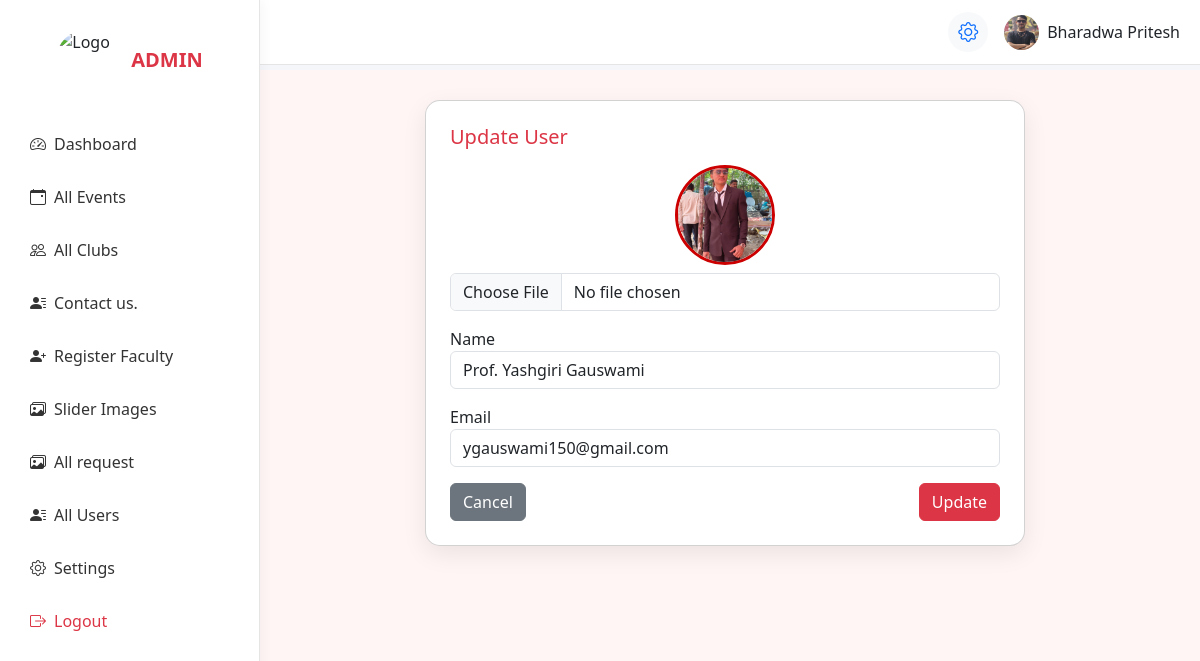
The app's page /Adminapp/update_user_form.php?id=7&type=faculty (signed in) with its own data.
### tables this page shows
CREATE TABLE `user` (
  `id` int NOT NULL,
  `clubimage` varchar(255) DEFAULT NULL,
  `fullname` varchar(100) DEFAULT NULL,
  `email` varchar(100) DEFAULT NULL,
  `department` varchar(100) DEFAULT NULL,
  `enrollment` varchar(100) DEFAULT NULL,
  `mobile` varchar(20) DEFAULT NULL,
  `password` varchar(100) DEFAULT NULL,
  `reset_token` varchar(255) DEFAULT NULL,
  `role` enum('admin','faculty','user') DEFAULT 'user'
);

CREATE TABLE `faculty_register` (
  `id` int NOT NULL,
  `image` varchar(255) DEFAULT NULL,
  `name` varchar(100) DEFAULT NULL,
  `email` varchar(100) DEFAULT NULL,
  `mobile` varchar(15) DEFAULT NULL,
  `department` varchar(100) DEFAULT NULL,
  `designation` varchar(100) DEFAULT NULL,
  `password` varchar(255) DEFAULT NULL,
  `role` enum('admin','faculty','user') DEFAULT 'faculty'
);

### Adminapp/update_user_form.php (the view, shortened to what this page needs)
<?php
include 'admin_header.php';
include '../database.php';
$id = $_GET['id'] ?? 0;
$type = $_GET['type'] ?? '';
if ($type == 'faculty') {
    $result = mysqli_query($con, "SELECT * FROM Faculty_register WHERE id='$id'");
} else {
    $result = mysqli_query($con, "SELECT * FROM User WHERE id='$id'");
}
$data = mysqli_fetch_assoc($result);
$current_image = ($type == 'faculty') ? $data['image'] : $data['clubimage'];
?>
<div class="content-wrapper">
    <div class="form-container">
        <div class="card p-4">
            <h5 class="text-danger mb-3">Update User</h5>
            <form method="POST" enctype="multipart/form-data">
                <div class="text-center mb-3">
                    <img src="../uploads/<?= $current_image ?: 'p2.webp'; ?>" class="profile-img" id="preview">
                    <input type="file" name="image" class="form-control mt-2" onchange="previewImage(event)">
                </div>
                <div class="mb-3">
                    <label>Name</label>
                    <input type="text" name="name" class="form-control"
                        value="<?= ($type == 'faculty') ? $data['name'] : $data['fullname']; ?>" required>
                </div>
                <div class="mb-3">
                    <label>Email</label>
                    <input type="email" name="email" class="form-control" value="<?= $data['email']; ?>" required>
                </div>
                <div class="d-flex justify-content-between">
                    <button type="button" onclick="goBack()" class="btn btn-secondary">Cancel</button>
                    <button type="submit" name="update" class="btn btn-danger">Update</button>
                </div>
            </form>
        </div>
    </div>
</div>

### Adminapp/admin_header.php (shortened to what this page needs)
<?php
include "../database.php";
$user_id = $_SESSION['user_id'];
$result = mysqli_query($con, "SELECT * FROM User WHERE id='$user_id'");
$user = mysqli_fetch_assoc($result);
?>
<!DOCTYPE html>
<html lang="en">
<head>
    <link href="https://cdn.jsdelivr.net/npm/bootstrap@5.3.2/dist/css/bootstrap.min.css" rel="stylesheet">
    <link href="https://cdn.jsdelivr.net/npm/bootstrap-icons@1.11.3/font/bootstrap-icons.css" rel="stylesheet">
    <link href="css/validation.css" rel="stylesheet">
</head>
<body>
    <div class="sidebar" id="sidebar">
        <div class="sidebar-brand">
            <img src="assets/images/logo.png" alt="Logo" class="logo-img">
            <span class="fw-bold text-danger fs-5">ADMIN</span>
        </div>
        <a href="admin_dashboard.php"><i class="bi bi-speedometer2 me-2"></i> Dashboard</a>
        <a href="all_events_page.php"><i class="bi bi-calendar-event me-2"></i> All Events</a>
        <a href="all_clubes_page.php"><i class="bi bi-people me-2"></i> All Clubs</a>
        <a href="contactus_page.php"><i class="bi bi-person-lines-fill me-2"></i> Contact us.</a>
        <a href="faculty_register.php"><i class="bi bi-person-plus-fill me-2"></i> Register Faculty</a>
        <a href="slider_image_page.php"><i class="bi bi-images me-2"></i> Slider Images</a>
        <a href="allrequest.php"><i class="bi bi-images me-2"></i> All request</a>
        <a href="all_users_page.php"><i class="bi bi-person-lines-fill me-2"></i> All Users</a>
        <a href="setting_page.php"><i class="bi bi-gear me-2"></i> Settings</a>
        <a href="Admin_logout.php" class="text-danger"><i class="bi bi-box-arrow-right me-2"></i> Logout</a>
    </div>
    <div class="topbar">
        <div class="d-flex align-items-center gap-3">
            <a href="setting_page.php" class="text-decoration-none">
                <div class="icon-btn">
                    <i class="bi bi-gear fs-5"></i>
                </div>
            </a>
            <div class="dropdown">
                <div class="d-flex align-items-center gap-2 cursor-pointer">
                    <a href="admin_profile.php">
                        <img src="<?php echo !empty($user['clubimage'])
                            ? '../uploads/' . $user['clubimage']
                            : 'assets/clubimage/profile.png'; ?>" class="rounded-circle" width="35"
                            height="35" style="object-fit: cover;" alt="Admin Avatar">
                    </a>
                    <span class="d-none d-md-inline">
                        <?php echo $user['fullname']; ?>
                    </span>
                </div>
            </div>
        </div>
    </div>
</body>
</html>

### Studentapp/css/validation.css (style rules this page uses)
.form-control, .form-select { transition: border-color 0.15s ease-in-out, box-shadow 0.15s ease-in-out; }

### Adminapp/admin_header.php (style rules this page uses)
body { background: #f4f6f9; font-family: 'Segoe UI', sans-serif; overflow-x: hidden; }
.sidebar { width: 260px; height: 100vh; position: fixed; top: 0; left: 0; background: #fff; border-right: 1px solid #e5e5e5; padding-top: 20px; transition: 0.3s ease; z-index: 1050; box-shadow: 4px 0 10px rgba(0, 0, 0, 0.03); }
.sidebar-brand { display: flex; align-items: center; justify-content: center; gap: 15px; padding: 10px; margin-bottom: 20px; }
.logo-img { width: 60px; height: 60px; object-fit: cover; border-radius: 50%; transition: 0.3s ease; }
.sidebar a { display: flex; align-items: center; padding: 12px 20px; margin: 5px 10px; text-decoration: none; color: #333; border-radius: 8px; transition: 0.3s; font-weight: 500; }
.topbar { height: 65px; position: fixed; top: 0; left: 260px; right: 0; background: #fff; border-bottom: 1px solid #e5e5e5; display: flex; align-items: center; justify-content: space-between; padding: 0 20px; transition: 0.3s ease; z-index: 1030; }
.icon-btn { position: relative; width: 40px; height: 40px; background: #f8f9fa; border-radius: 50%; display: flex; align-items: center; justify-content: center; cursor: pointer; transition: 0.3s; }
.cursor-pointer { cursor: pointer; }

### Adminapp/update_user_form.php (style rules this page uses)
.content-wrapper { margin-left: 250px; margin-top: 70px; padding: 30px; background: #fff5f5; min-height: 100vh; }
.form-container { max-width: 600px; margin: auto; }
.card { border-radius: 15px; box-shadow: 0 8px 25px rgba(0, 0, 0, 0.08); }
.profile-img { width: 100px; height: 100px; border-radius: 50%; object-fit: cover; border: 3px solid #cc0000; }

### records on screen
user: clubimage (picture), fullname "Bharadwa Pritesh"
faculty_register: image (picture), name "Prof. Yashgiri Gauswami", email "ygauswami150@gmail.com"
